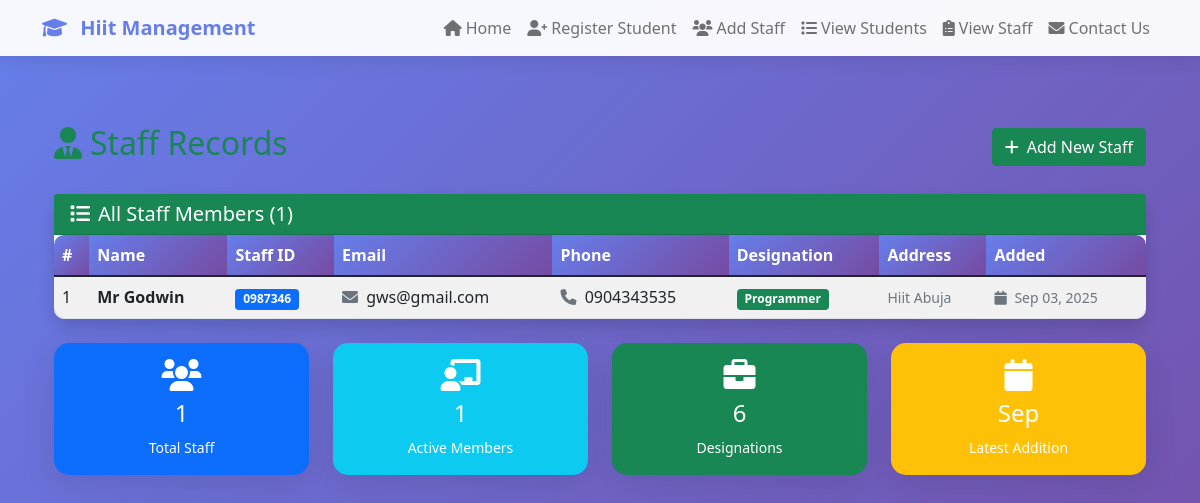
/staff-records/, run on the app's committed database.
### myapp/models.py (models this page shows, shortened)
class Staff(models.Model):
    DESIGNATION_CHOICES = [
        ('Business Manager', 'Business Manager'),
        ('Human Resource Manager', 'Human Resource Manager'),
        ('Lecturer', 'Lecturer'),
        ('Software Engineer', 'Software Engineer'),
        ('Programmer', 'Programmer'),
        ('Business Analyst', 'Business Analyst'),
    ]
    full_name = models.CharField(max_length=200)
    email = models.EmailField(unique=True)
    phone_number = models.CharField(max_length=20)
    staff_id = models.CharField(max_length=50, unique=True)
    home_address = models.TextField()
    designation = models.CharField(max_length=50, choices=DESIGNATION_CHOICES)
    created_at = models.DateTimeField(auto_now_add=True)
    class Meta:
        ordering = ['-created_at']

### myapp/views.py (the view)
# urls.py: path('staff-records/', views.staff_records, name='staff_records'),
def staff_records(request):
    staff_members = Staff.objects.all()
    return render(request, 'staff_records.html', {'staff_members': staff_members})

### templates/staff_records.html (shortened to what this page needs)
{% extends 'base.html' %}
{% block content %}
<div class="container mt-4">
    <div class="row">
        <div class="col-12">
            <div class="d-flex justify-content-between align-items-center mb-4">
                <h2 class="text-success">
                    <i class="fas fa-user-tie me-2"></i>Staff Records
                </h2>
                <a href="{% url 'add_staff' %}" class="btn btn-success">
                    <i class="fas fa-plus me-2"></i>Add New Staff
                </a>
            </div>
            {% if staff_members %}
                <div class="card shadow">
                    <div class="card-header bg-success text-white">
                        <h5 class="mb-0">
                            <i class="fas fa-list me-2"></i>All Staff Members ({{ staff_members.count }})
                        </h5>
                    </div>
                    <div class="card-body p-0">
                        <div class="table-responsive">
                            <table class="table table-striped table-hover mb-0">
                                <thead class="table-dark">
                                    <tr>
                                        <th scope="col">#</th>
                                        <th scope="col">Name</th>
                                        <th scope="col">Staff ID</th>
                                        <th scope="col">Email</th>
                                        <th scope="col">Phone</th>
                                        <th scope="col">Designation</th>
                                        <th scope="col">Address</th>
                                        <th scope="col">Added</th>
                                    </tr>
                                </thead>
                                <tbody>
                                    {% for staff in staff_members %}
                                    <tr>
                                        <td>{{ forloop.counter }}</td>
                                        <td>
                                            <strong>{{ staff.full_name }}</strong>
                                        </td>
                                        <td>
                                            <span class="badge bg-primary">{{ staff.staff_id }}</span>
                                        </td>
                                        <td>
                                            <i class="fas fa-envelope me-1 text-muted"></i>
                                            {{ staff.email }}
                                        </td>
                                        <td>
                                            <i class="fas fa-phone me-1 text-muted"></i>
                                            {{ staff.phone_number }}
                                        </td>
                                        <td>
                                            <span class="badge bg-success">{{ staff.designation }}</span>
                                        </td>
                                        <td>
                                            <small class="text-muted">{{ staff.home_address|truncatechars:30 }}</small>
                                        </td>
                                        <td>
                                            <small class="text-muted">
                                                <i class="fas fa-calendar me-1"></i>
                                                {{ staff.created_at|date:"M d, Y" }}
                                            </small>
                                        </td>
                                    </tr>
                                    {% endfor %}
                                </tbody>
                            </table>
                        </div>
                    </div>
                </div>
                <div class="row mt-4">
                    <div class="col-md-3">
                        <div class="card bg-primary text-white">
                            <div class="card-body text-center">
                                <i class="fas fa-users fa-2x mb-2"></i>
                                <h4>{{ staff_members.count }}</h4>
                                <small>Total Staff</small>
                            </div>
                        </div>
                    </div>
                    <div class="col-md-3">
                        <div class="card bg-info text-white">
                            <div class="card-body text-center">
                                <i class="fas fa-chalkboard-teacher fa-2x mb-2"></i>
                                <h4>{{ staff_members|length|add:0 }}</h4>
                                <small>Active Members</small>
                            </div>
                        </div>
                    </div>
                    <div class="col-md-3">
                        <div class="card bg-success text-white">
                            <div class="card-body text-center">
                                <i class="fas fa-briefcase fa-2x mb-2"></i>
                                <h4>{{ designations_count|default:6 }}</h4>
                                <small>Designations</small>
                            </div>
                        </div>
                    </div>
                    <div class="col-md-3">
                        <div class="card bg-warning text-white">
                            <div class="card-body text-center">
                                <i class="fas fa-calendar fa-2x mb-2"></i>
                                <h4>{{ staff_members.first.created_at|date:"M" }}</h4>
                                <small>Latest Addition</small>
                            </div>
                        </div>
                    </div>
                </div>
            {% endif %}
        </div>
    </div>
</div>
{% endblock %}

### templates/base.html (style rules this page uses)
body { background: linear-gradient(135deg, #667eea 0%, #764ba2 100%); min-height: 100vh; }
.card { background: rgba(255, 255, 255, 0.95); backdrop-filter: blur(10px); border: none; border-radius: 15px; box-shadow: 0 8px 32px rgba(0,0,0,0.1); transition: transform 0.3s ease; }
.table { background: rgba(255, 255, 255, 0.9); border-radius: 10px; overflow: hidden; }
.table thead th { background: linear-gradient(135deg, #667eea 0%, #764ba2 100%); color: white; border: none; }

### data on the page
Staff: full_name "Mr Godwin", staff_id "0987346", email "gws@gmail.com", phone_number "0904343535", designation "Programmer", home_address "Hiit Abuja", created_at "Sep 03, 2025", first.created_at "Sep"

### other printed values
{{ staff_members.count }} "1"
{{ staff_members|length|add:0 }} "1"
{{ designations_count|default:6 }} "6"
